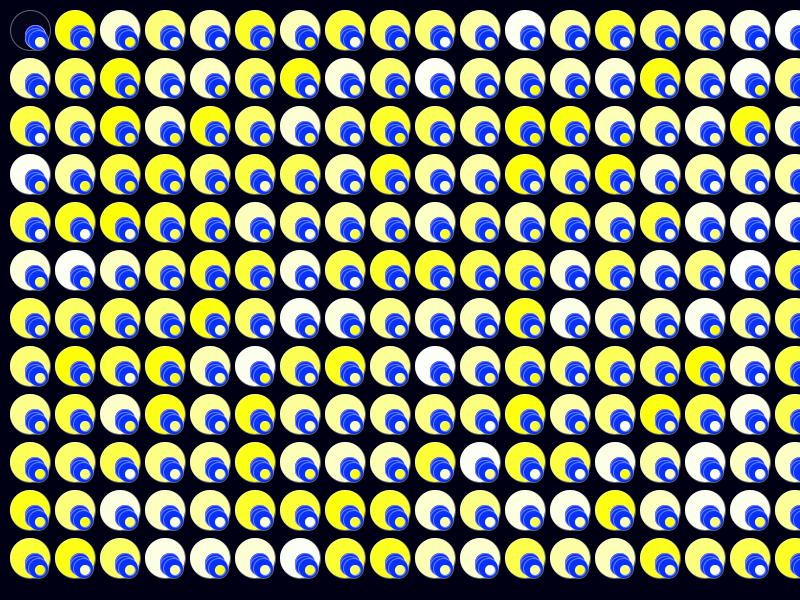
Frame 1 (no input)
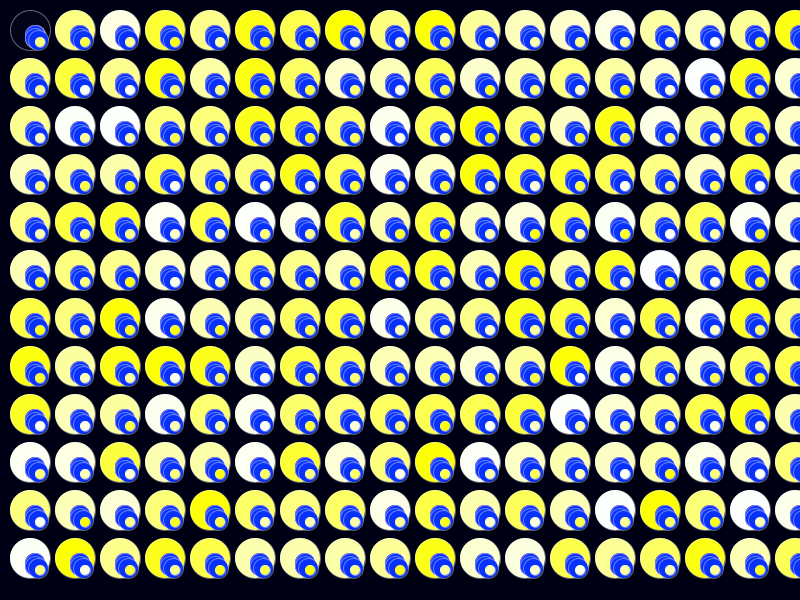
Frame 60 (the mouse pressed at the canvas centre just before this capture)
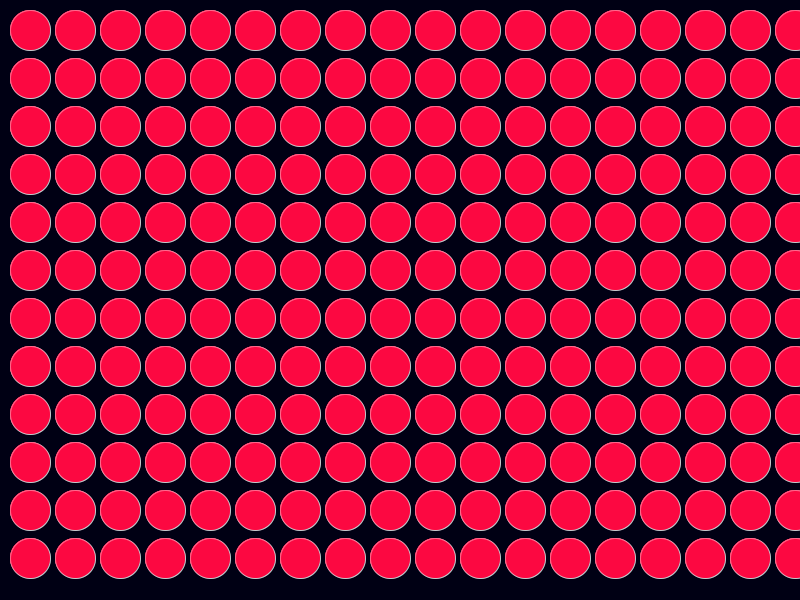
Frame 120 (the mouse held since frame 60 and released just before this capture)

The Processing sketch that drew these frames (run headless with seeded random() and noise(); from frame 60 on, the mouse is pressed at the canvas centre):

// Processing sketch: processing_39982
// ── processing_39982.pde

void setup(){
  size(800,600);
}

void draw(){
  background(0,0,20);
 

  fill(240,240,255,5);
  stroke(255,255,255,100);
  
  for(int i=30; i<width; i=i+45){
    for(int y=30; y<height; y=y+48){
  
  ellipse(i,y,40,40);
  if(mouseX<700){
  ellipse(i+5,y+5,20,20);
  }
  else{
   ellipse(i,y,40,40);
  }
  
  if(mouseX<600){
   fill(252,8,65);
   ellipse(i+5,y+5,20,20);
   ellipse(i+5,y+8,20,20);
  }
  else{
   ellipse(i,y,40,40);
  }
  if(mouseX<400){
   fill(8,50,252);
   ellipse(i+5,y+5,20,20);
   ellipse(i+5,y+8,20,20);
   ellipse(i+8,y+10,20,20);
  }
  else{
   ellipse(i,y,40,40);
  }
 
  if(mouseX<200){
    fill(252,255,random(255));
    ellipse(i+10,y+12,10,10);
  }
  else{
   ellipse(i,y,40,40);
  }
} 


}
}                               
